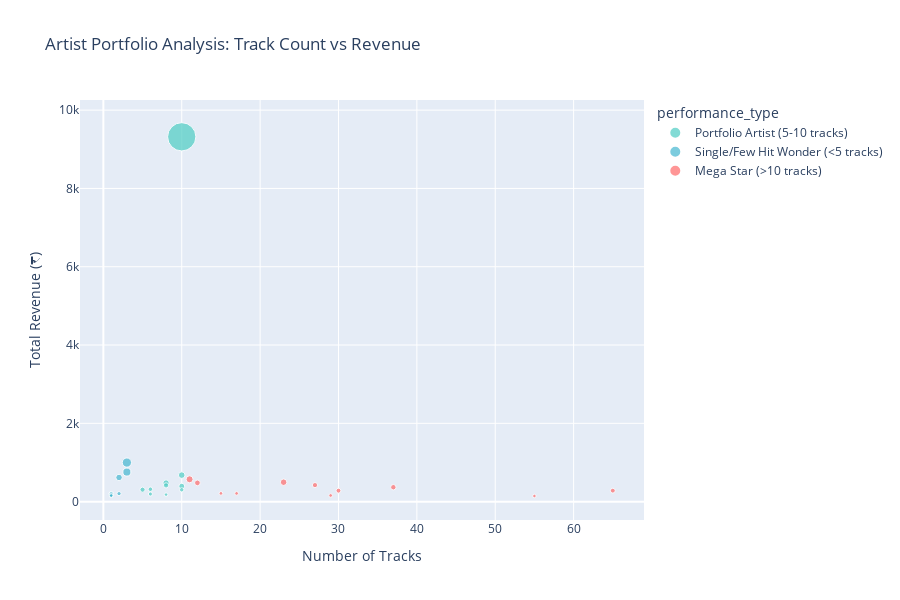

Notebook code for this chart:
### Markdown cell above
## 3. Advanced Analytics & Insights

### Code cell
# 6. Artist Portfolio Analysis - Single Hit Wonders vs Consistent Performers

artist_portfolio = top_artists.head(30).copy()
artist_portfolio['performance_type'] = artist_portfolio.apply(
    lambda x: 'Mega Star (>10 tracks)' if x['track_count'] > 10 
    else ('Portfolio Artist (5-10 tracks)' if x['track_count'] >= 5 
          else 'Single/Few Hit Wonder (<5 tracks)'), 
    axis=1
)

fig_portfolio = px.scatter(artist_portfolio, 
                          x='track_count', 
                          y='total_revenue',
                          size='total_streams',
                          color='performance_type',
                          hover_data=['artist'],
                          title='Artist Portfolio Analysis: Track Count vs Revenue',
                          labels={'track_count': 'Number of Tracks', 
                                  'total_revenue': 'Total Revenue (₹)'},
                          color_discrete_map={
                              'Mega Star (>10 tracks)': '#FF6B6B',
                              'Portfolio Artist (5-10 tracks)': '#4ECDC4',
                              'Single/Few Hit Wonder (<5 tracks)': '#45B7D1'
                          })

fig_portfolio.update_layout(height=600)
fig_portfolio.show()

print("\nARTIST PORTFOLIO BREAKDOWN")
print("="*60)
print(artist_portfolio['performance_type'].value_counts())
print("\nAverage Revenue by Artist Type:")
print(artist_portfolio.groupby('performance_type')['total_revenue'].mean())

### Figure 1 — Plotly figure (JSON) as saved in the notebook; plotly's stock layout.template omitted (floating-point values rounded to 4 significant figures)
{"data": [{"customdata": [["F A Sumon"], ["S.P. Venkatesh"], ["Anupam Roy"], ["Banasri Ghoshal"], ["Palash Das"], ["Indradeep Dasgupta"], ["Shampa Haque"], ["Dr. Shantanu Bhowmik"], ["Riyad"], ["Irene Sarkar"]], "hovertemplate": "performance_type=Portfolio Artist (5-10 tracks)<br>Number of Tracks=%{x}<br>Total Revenue (₹)=%{y}<br>total_streams=%{marker.size}<br>artist=%{customdata[0]}<extra></extra>", "legendgroup": "Portfolio Artist (5-10 tracks)", "marker": {"color": "#4ECDC4", "size": [165900.0, 9038.0, 8404.0, 5571.0, 7031.0, 4232.0, 5444.0, 4032.0, 3457.0, 2606.0], "sizemode": "area", "sizeref": 414.7, "symbol": "circle"}, "mode": "markers", "name": "Portfolio Artist (5-10 tracks)", "orientation": "v", "showlegend": true, "type": "scatter", "x": [10, 10, 8, 8, 10, 6, 5, 10, 6, 8], "xaxis": "x", "y": [9319.0, 677.9, 475.9, 415.4, 395.0, 317.4, 305.8, 302.4, 194.2, 179.8], "yaxis": "y"}, {"customdata": [["Kaushik Chakraborty"], ["Arijit Singh"], ["Pratik Sen"], ["Chandrani Banerjee"], ["Sadhana Sargam Javed Ali"], ["Alka Yagnik Kartick"], ["Ikrar"], ["Sree Pritam"], ["Prasen Mukherjee"]], "hovertemplate": "performance_type=Single/Few Hit Wonder (<5 tracks)<br>Number of Tracks=%{x}<br>Total Revenue (₹)=%{y}<br>total_streams=%{marker.size}<br>artist=%{customdata[0]}<extra></extra>", "legendgroup": "Single/Few Hit Wonder (<5 tracks)", "marker": {"color": "#45B7D1", "size": [17700.0, 13440.0, 8722.0, 3674.0, 3651.0, 3649.0, 3177.0, 2745.0, 2744.0], "sizemode": "area", "sizeref": 414.7, "symbol": "circle"}, "mode": "markers", "name": "Single/Few Hit Wonder (<5 tracks)", "orientation": "v", "showlegend": true, "type": "scatter", "x": [3, 3, 2, 1, 1, 2, 1, 1, 1], "xaxis": "x", "y": [998.4, 755.2, 617.0, 206.4, 205.1, 205.0, 178.5, 154.2, 154.2], "yaxis": "y"}, {"customdata": [["Shreya Ghoshal"], ["Iman Chakraborty"], ["Rupam Islam"], ["Rabindranath Tagore"], ["Parikshit Bala"], ["Salim Nehaly"], ["Saju Ahmed"], ["Sreeradha Bandyopadhyay"], ["Mithu Das Baul  Sukumar Das Baul"], ["Somdutta Basu"], ["Nan"]], "hovertemplate": "performance_type=Mega Star (>10 tracks)<br>Number of Tracks=%{x}<br>Total Revenue (₹)=%{y}<br>total_streams=%{marker.size}<br>artist=%{customdata[0]}<extra></extra>", "legendgroup": "Mega Star (>10 tracks)", "marker": {"color": "#FF6B6B", "size": [10160.0, 8836.0, 6762.0, 5632.0, 6103.0, 4997.0, 4984.0, 2827.0, 2809.0, 2810.0, 2566.0], "sizemode": "area", "sizeref": 414.7, "symbol": "circle"}, "mode": "markers", "name": "Mega Star (>10 tracks)", "orientation": "v", "showlegend": true, "type": "scatter", "x": [11, 23, 12, 27, 37, 65, 30, 15, 17, 29, 55], "xaxis": "x", "y": [571.0, 496.5, 479.6, 422.4, 367.9, 280.7, 280.0, 211.2, 210.7, 157.9, 144.2], "yaxis": "y"}], "layout": {"height": 600, "legend": {"itemsizing": "constant", "title": {"text": "performance_type"}, "tracegroupgap": 0}, "title": {"text": "Artist Portfolio Analysis: Track Count vs Revenue"}, "xaxis": {"anchor": "y", "domain": [0, 1], "title": {"text": "Number of Tracks"}}, "yaxis": {"anchor": "x", "domain": [0, 1], "title": {"text": "Total Revenue (₹)"}}}}
